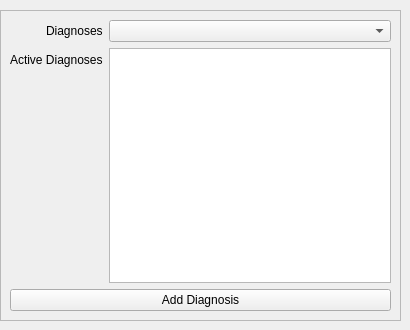
          <widget class="QWidget" name="page2_editDiagnoses">
           <widget class="QFrame" name="frame_7">
            <property name="geometry">
             <rect>
              <x>0</x>
              <y>10</y>
              <width>401</width>
              <height>311</height>
             </rect>
            </property>
            <property name="sizePolicy">
             <sizepolicy hsizetype="Preferred" vsizetype="Preferred">
              <horstretch>0</horstretch>
              <verstretch>0</verstretch>
             </sizepolicy>
            </property>
            <property name="frameShape">
             <enum>QFrame::StyledPanel</enum>
            </property>
            <property name="frameShadow">
             <enum>QFrame::Raised</enum>
            </property>
            <layout class="QVBoxLayout" name="verticalLayout_7">
             <item>
              <layout class="QFormLayout" name="formLayout_7">
               <property name="sizeConstraint">
                <enum>QLayout::SetDefaultConstraint</enum>
               </property>
               <property name="fieldGrowthPolicy">
                <enum>QFormLayout::ExpandingFieldsGrow</enum>
               </property>
               <property name="labelAlignment">
                <set>Qt::AlignRight</set>
               </property>
               <item row="0" column="0">
                <widget class="QLabel" name="editPatient_l1_diagnoses">
                 <property name="text">
                  <string>Diagnoses</string>
                 </property>
                </widget>
               </item>
               <item row="0" column="1">
                <widget class="QComboBox" name="editPatient_t1_diagnoses">
                 <property name="sizePolicy">
                  <sizepolicy hsizetype="Expanding" vsizetype="Fixed">
                   <horstretch>0</horstretch>
                   <verstretch>0</verstretch>
                  </sizepolicy>
                 </property>
                </widget>
               </item>
               <item row="1" column="0">
                <widget class="QLabel" name="editPatient_l2_activeDiagnoses">
                 <property name="text">
                  <string>Active Diagnoses</string>
                 </property>
                </widget>
               </item>
               <item row="1" column="1">
                <widget class="QListWidget" name="editPatient_t2_activeDiagnosisList">
                 <property name="minimumSize">
                  <size>
                   <width>0</width>
                   <height>100</height>
                  </size>
                 </property>
                 <property name="editTriggers">
                  <set>QAbstractItemView::NoEditTriggers</set>
                 </property>
                 <property name="showDropIndicator" stdset="0">
                  <bool>false</bool>
                 </property>
                </widget>
               </item>
              </layout>
             </item>
             <item>
              <layout class="QHBoxLayout" name="updateCancelLayout_6">
               <item>
                <widget class="QPushButton" name="patientEditAddDiagnosis_1">
                 <property name="text">
                  <string>Add Diagnosis</string>
                 </property>
                </widget>
               </item>
              </layout>
             </item>
            </layout>
           </widget>
          </widget>
